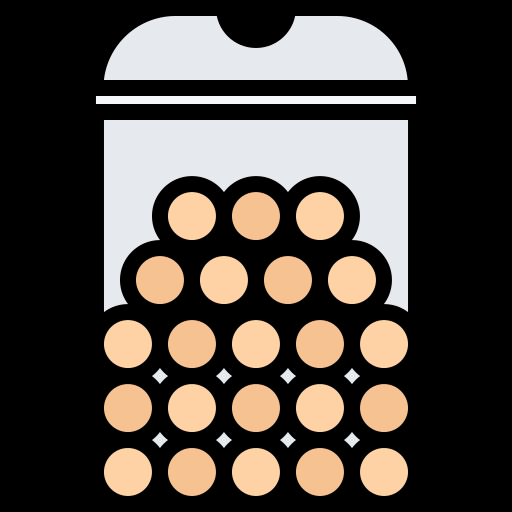
#> input picture others/orderac/images/cavien.png, 512 x 512 px, given in place of GDSC Logo.png, which was not available
$ jupyter execute add_watermark.ipynb
#> lines starting #> are read from the running program, lines starting #| are printed output that depends on the picture; after the words box and inside, x2 and y2 are one past the last pixel; in counts of white or black regions, pixels touching at a corner belong together; pictures that were not available may be replaced by others from this repository, and a replacement may not be noted
[cell 1]
import numpy as np
import matplotlib.pyplot as plt
import os
import cv2
fol_dir = ''

[cell 2]
# fol_dir = input("Kéo folder chứa hình vô đây. LẸ!!")
fol_dir = 'C:/Users/quang/Desktop/test'
im_dir = os.listdir(fol_dir)
print(im_dir)

[cell 3]
# wm_dir = input("Kéo file watermark vô đây.")
wm_dir = 'D:\GDSC\Assets\Logos\GDSC Logo.png'
wm = cv2.imread(wm_dir);
#> wm is the input picture: shape (512, 512, 3); mean B, G, R 66, 72.2, 79.1
wm = wm[:,:,0:3]
wm = cv2.resize(wm, dsize=None, fx=0.5, fy=0.5)
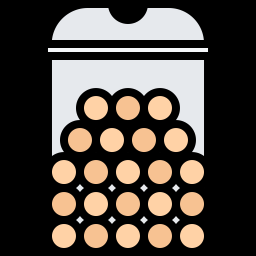
#> wm: shape (256, 256, 3); mean B, G, R 66, 72.3, 79.1
plt.imshow(wm);
plt.show()

[cell 4]
wm_shape = np.shape(wm)
#> wm_shape = (256, 256, 3)
print(wm_shape)
#| (256, 256, 3)

[cell 5]
for dir in im_dir:
    print(dir)
    logo = wm
    img = cv2.imread(fol_dir + '/' + dir)
    # calculating dimensions
    # height and width of the logo
    h_logo, w_logo, c = logo.shape
#> h_logo = 256; w_logo = 256; c = 3
    # height and width of the image
    h_img, w_img, c = img.shape
#> h_img = 512; w_img = 512
    # calculating coordinates of center
    # calculating center, where we are going to
    # place our watermark
    center_y = int(h_img - h_logo/2) #int(h_img/2)
#> center_y = 384
    center_x = int(w_logo/2)
#> center_x = 128
    # calculating from top, bottom, right and left
    top_y = center_y - int(h_logo/2)
#> top_y = 256
    left_x = center_x - int(w_logo/2)
#> left_x = 0
    bottom_y = top_y + h_logo
#> bottom_y = 512
    right_x = left_x + w_logo
#> right_x = 256
    # adding watermark to the image
    destination = img[top_y:bottom_y, left_x:right_x]
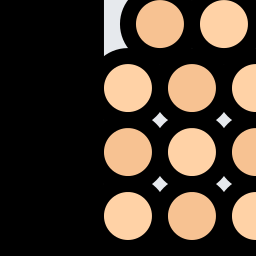
#> destination: shape (256, 256, 3); mean B, G, R 46.1, 58.1, 70.8
    result = cv2.addWeighted(destination, 1, logo, 0.5, 0)
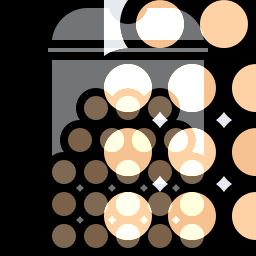
#> result: shape (256, 256, 3); mean B, G, R 77.4, 87.5, 96.9
    # displaying and saving image
    img[top_y:bottom_y, left_x:right_x] = result
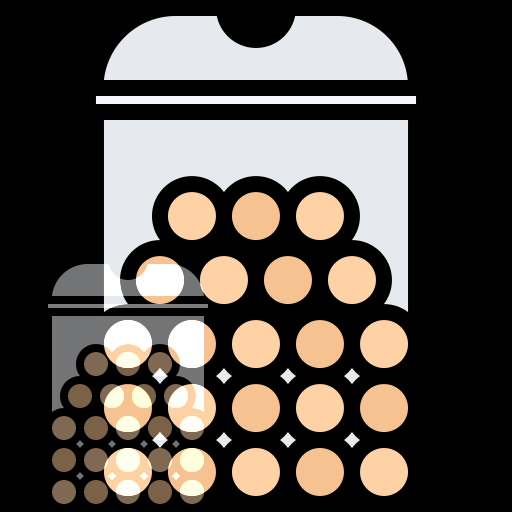
#> img: shape (512, 512, 3); 8.72% of pixels changed, all inside (x1, y1, x2, y2) = (47, 264, 209, 504)
    cv2.imwrite(fol_dir + '/' + dir[0:len(dir)-4] + '_watermarked.jpeg',img);
    break

$ run again, on others/orderac/images/combo.png
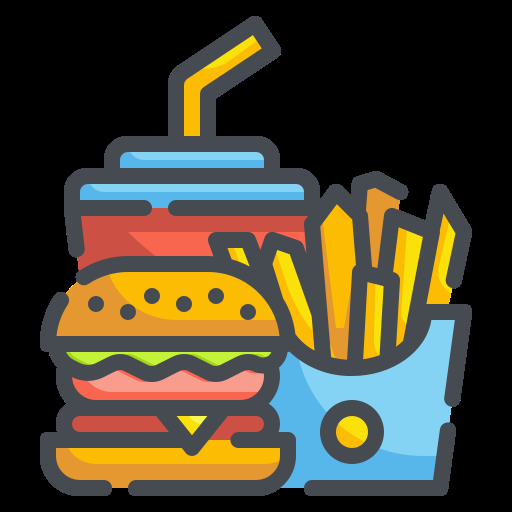
#> input picture others/orderac/images/combo.png, 512 x 512 px, given in place of GDSC Logo.png, which was not available
#> wm is the input picture: shape (512, 512, 3); mean B, G, R 49.6, 65.8, 71.7
#> wm: shape (256, 256, 3)
#| (256, 256, 3)
#> `result = cv2.addWeighted(destination, 1, logo, 0.5, 0)`:
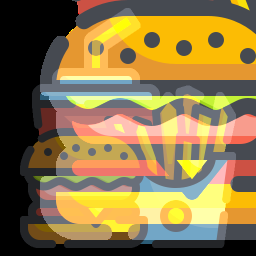
#> result: shape (256, 256, 3); mean B, G, R 71.4, 118.9, 141.4
#> `img[top_y:bottom_y, left_x:right_x] = result`:
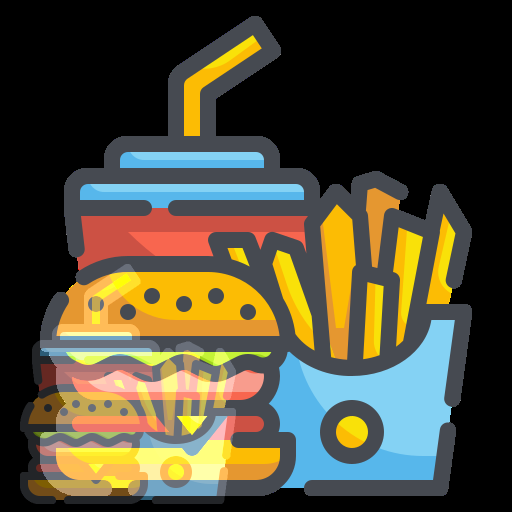
#> img: shape (512, 512, 3); 13.58% of pixels changed, all inside (x1, y1, x2, y2) = (20, 264, 236, 504)

$ run again, on others/orderac/images/drink.png
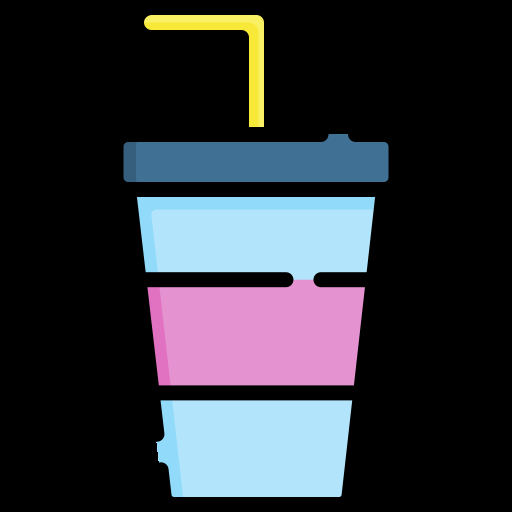
#> input picture others/orderac/images/drink.png, 512 x 512 px, given in place of GDSC Logo.png, which was not available
#> wm is the input picture: shape (512, 512, 3); mean B, G, R 56.7, 49.2, 46.7
#> wm: shape (256, 256, 3)
#| (256, 256, 3)
#> `result = cv2.addWeighted(destination, 1, logo, 0.5, 0)`:
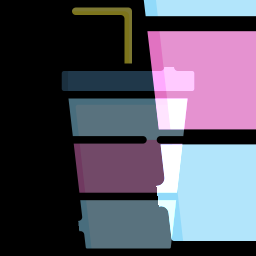
#> result: shape (256, 256, 3); mean B, G, R 98.2, 82.8, 85.9
#> `img[top_y:bottom_y, left_x:right_x] = result`:
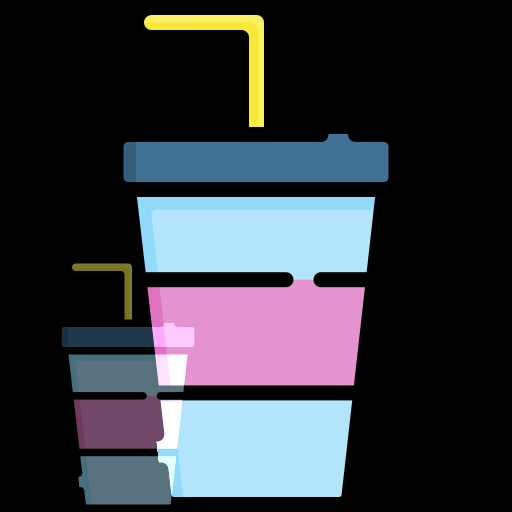
#> img: shape (512, 512, 3); 6.84% of pixels changed, all inside (x1, y1, x2, y2) = (61, 263, 195, 505)
